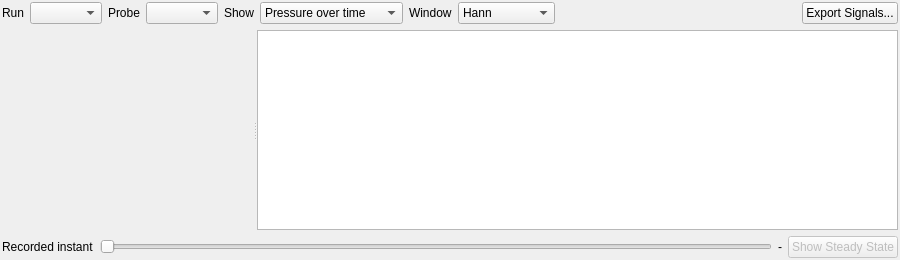
<?xml version="1.0" encoding="UTF-8"?>
<ui version="4.0">
 <class>TimeSignalPanel</class>
 <widget class="QWidget" name="TimeSignalPanel">
  <property name="geometry"><rect><x>0</x><y>0</y><width>900</width><height>260</height></rect></property>
  <layout class="QVBoxLayout" name="outerLayout"><property name="leftMargin"><number>2</number></property><property name="topMargin"><number>2</number></property><property name="rightMargin"><number>2</number></property><property name="bottomMargin"><number>2</number></property>
   <item><layout class="QHBoxLayout" name="selectLayout">
    <item><widget class="QLabel" name="resultLabel"><property name="text"><string>Run</string></property></widget></item><item><widget class="QComboBox" name="resultCombo"></widget></item>
    <item><widget class="QLabel" name="probeLabel"><property name="text"><string>Probe</string></property></widget></item><item><widget class="QComboBox" name="probeCombo"></widget></item>
    <item><widget class="QLabel" name="viewLabel"><property name="text"><string>Show</string></property></widget></item><item><widget class="QComboBox" name="viewCombo"><item><property name="text"><string>Pressure over time</string></property></item><item><property name="text"><string>Spectrum magnitude</string></property></item><item><property name="text"><string>Spectrum phase</string></property></item><item><property name="text"><string>Energy over time</string></property></item></widget></item>
    <item><widget class="QLabel" name="windowLabel"><property name="text"><string>Window</string></property></widget></item><item><widget class="QComboBox" name="windowCombo"><item><property name="text"><string>Hann</string></property></item><item><property name="text"><string>Rectangular</string></property></item></widget></item>
    <item><spacer name="selectSpacer"><property name="orientation"><enum>Qt::Horizontal</enum></property><property name="sizeHint" stdset="0"><size><width>20</width><height>10</height></size></property></spacer></item>
    <item><widget class="QPushButton" name="exportButton"><property name="text"><string>Export Signals...</string></property></widget></item>
   </layout></item>
   <item><widget class="QSplitter" name="splitter"><property name="orientation"><enum>Qt::Horizontal</enum></property>
    <widget class="PlotWidget" name="plot" native="true"/>
    <widget class="QPlainTextEdit" name="infoText"><property name="readOnly"><bool>true</bool></property></widget>
   </widget></item>
   <item><layout class="QHBoxLayout" name="snapshotLayout">
    <item><widget class="QLabel" name="snapshotTitle"><property name="text"><string>Recorded instant</string></property></widget></item>
    <item><widget class="QSlider" name="snapshotSlider"><property name="orientation"><enum>Qt::Horizontal</enum></property><property name="enabled"><bool>false</bool></property></widget></item>
    <item><widget class="QLabel" name="snapshotLabel"><property name="text"><string>-</string></property></widget></item>
    <item><widget class="QPushButton" name="steadyButton"><property name="text"><string>Show Steady State</string></property><property name="enabled"><bool>false</bool></property></widget></item>
   </layout></item>
  </layout>
 </widget>
 <customwidgets>
  <customwidget><class>PlotWidget</class><extends>QWidget</extends><header>PlotWidget.h</header><container>1</container></customwidget>
 </customwidgets>
 <resources/>
 <connections/>
</ui>
